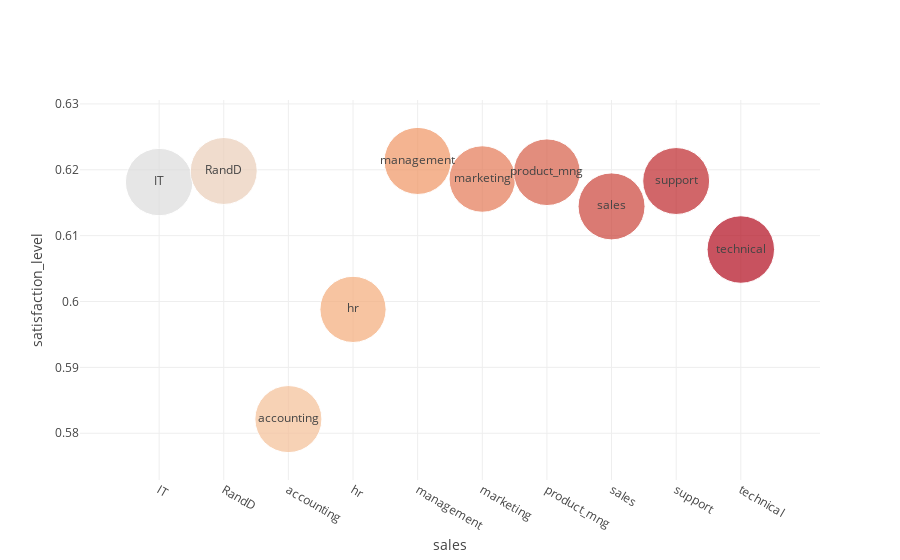

The notebook cell this image was saved under:
### Code cell
trace = go.Scatter(
    x=hr_avg.index,
    y=hr_avg.satisfaction_level,
    mode = 'markers+text',
    text = hr_avg.index,
    marker = dict(
        size = 1/3*hr_avg.average_montly_hours,
        color = list(range(0,len(hr_avg.index.unique())))
    )
)

data = [trace]

layout = go.Layout(
    title = '',
    xaxis=dict(
        autorange=True,
        title='sales',
    ),
    yaxis=dict(
        autorange=True,
        title='satisfaction_level'
    ))
    
fig = go.Figure(data=data, layout=layout)

iplot(fig, show_link=False)

### Figure 1 — Plotly figure (JSON) as saved in the notebook; plotly's stock layout.template omitted (floating-point values rounded to 4 significant figures)
{"data": [{"marker": {"color": [0, 1, 2, 3, 4, 5, 6, 7, 8, 9], "size": [67.41, 66.93, 67.05, 66.23, 67.08, 66.46, 66.66, 66.97, 66.92, 67.5]}, "mode": "markers+text", "text": ["IT", "RandD", "accounting", "hr", "management", "marketing", "product_mng", "sales", "support", "technical"], "type": "scatter", "uid": "dca3245a-9860-4ac5-a69e-20522d1902dd", "x": ["IT", "RandD", "accounting", "hr", "management", "marketing", "product_mng", "sales", "support", "technical"], "y": [0.6181, 0.6198, 0.5822, 0.5988, 0.6213, 0.6186, 0.6196, 0.6144, 0.6183, 0.6079]}], "layout": {"title": "", "xaxis": {"autorange": true, "title": "sales"}, "yaxis": {"autorange": true, "title": "satisfaction_level"}}}
